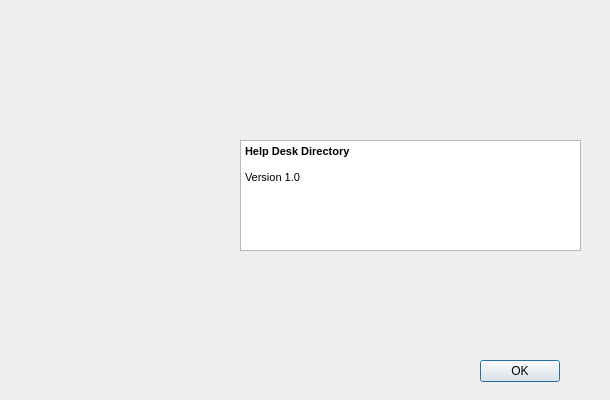
<?xml version="1.0" encoding="UTF-8"?>
<ui version="4.0">
 <class>program_version</class>
 <widget class="QDialog" name="program_version">
  <property name="geometry">
   <rect>
    <x>0</x>
    <y>0</y>
    <width>610</width>
    <height>400</height>
   </rect>
  </property>
  <property name="windowTitle">
   <string>Program version</string>
  </property>
  <widget class="QTextEdit" name="PTE_version">
   <property name="geometry">
    <rect>
     <x>240</x>
     <y>140</y>
     <width>341</width>
     <height>111</height>
    </rect>
   </property>
   <property name="readOnly">
    <bool>true</bool>
   </property>
   <property name="html">
    <string>&lt;!DOCTYPE HTML PUBLIC &quot;-//W3C//DTD HTML 4.0//EN&quot; &quot;http://www.w3.org/TR/REC-html40/strict.dtd&quot;&gt;
&lt;html&gt;&lt;head&gt;&lt;meta name=&quot;qrichtext&quot; content=&quot;1&quot; /&gt;&lt;style type=&quot;text/css&quot;&gt;
p, li { white-space: pre-wrap; }
&lt;/style&gt;&lt;/head&gt;&lt;body style=&quot; font-family:'MS Shell Dlg 2'; font-size:7.8pt; font-weight:400; font-style:normal;&quot;&gt;
&lt;p style=&quot; margin-top:0px; margin-bottom:0px; margin-left:0px; margin-right:0px; -qt-block-indent:0; text-indent:0px;&quot;&gt;&lt;span style=&quot; font-size:8pt; font-weight:600;&quot;&gt;Help Desk Directory&lt;/span&gt;&lt;/p&gt;
&lt;p style=&quot;-qt-paragraph-type:empty; margin-top:0px; margin-bottom:0px; margin-left:0px; margin-right:0px; -qt-block-indent:0; text-indent:0px; font-size:8pt; font-weight:600;&quot;&gt;&lt;br /&gt;&lt;/p&gt;
&lt;p style=&quot; margin-top:0px; margin-bottom:0px; margin-left:0px; margin-right:0px; -qt-block-indent:0; text-indent:0px;&quot;&gt;&lt;span style=&quot; font-size:8pt;&quot;&gt;Version 1.0&lt;/span&gt;&lt;/p&gt;&lt;/body&gt;&lt;/html&gt;</string>
   </property>
  </widget>
  <widget class="QLabel" name="lbl_book">
   <property name="geometry">
    <rect>
     <x>18</x>
     <y>85</y>
     <width>200</width>
     <height>218</height>
    </rect>
   </property>
   <property name="text">
    <string/>
   </property>
   <property name="pixmap">
    <pixmap>../../Icons/book.png</pixmap>
   </property>
  </widget>
  <widget class="QDialogButtonBox" name="about_program_dialog_btns">
   <property name="geometry">
    <rect>
     <x>400</x>
     <y>355</y>
     <width>160</width>
     <height>32</height>
    </rect>
   </property>
   <property name="orientation">
    <enum>Qt::Horizontal</enum>
   </property>
   <property name="standardButtons">
    <set>QDialogButtonBox::Ok</set>
   </property>
  </widget>
 </widget>
 <resources/>
 <connections/>
</ui>
